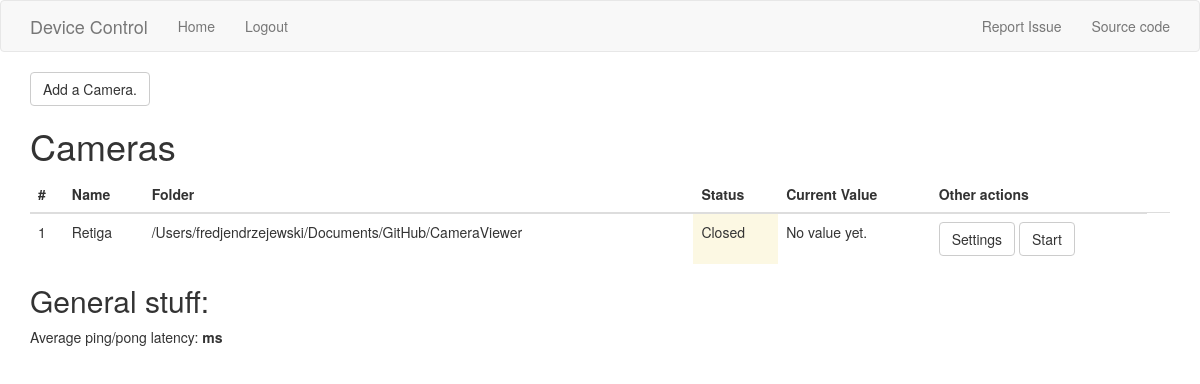
The app's page /index (signed in) with its own data.
### app/cameracontrol/models.py (models this page shows, shortened)
class Camera(db.Model):
    id = db.Column(db.Integer, primary_key=True);
    thread_id = db.Column(db.Integer, unique=True);
    switch = db.Column(db.Boolean)
    name = db.Column(db.String(64))
    ard_str = db.Column(db.String(120))
    folder = db.Column(db.String(240))
    xMin = db.Column(db.Integer)
    xMax = db.Column(db.Integer)
    yMin = db.Column(db.Integer)
    yMax = db.Column(db.Integer)
    def is_open(self):
        for thread in workers:
            if thread.ident == self.thread_id:
                self.switch = thread.is_alive();
                db.session.commit();
                return self.switch;
        self.switch = False;
        db.session.commit();
        return self.switch;
    def label(self):
        return 'read_camera' + str(self.id);

### app/main/routes.py (the view)
@bp.route('/')
@bp.route('/index', methods=['GET', 'POST'])
def index():
    cams = Camera.query.all();
    n_cameras = len(cams);
    return render_template('index.html', n_cameras = n_cameras, cameras = cams);

### app/main/models.py (called while the page is built)
@login.user_loader
def load_user(id):
    return User.query.get(int(id))

### app/main/templates/index.html (shortened to what this page needs)
{% extends "base.html" %}
{% import 'bootstrap/wtf.html' as wtf %}
{% block app_content %}
<a class="btn btn-default" id="add_camera" href="{{url_for('cameracontrol.add_camera')}}"> Add a Camera.</a>
{% if n_cameras %}
<h1> Cameras</h1>
<table class="table table-hover" id ="arduino overview">
  <thead>
  <tr>
    <th scope="col">#</th>
    <th scope="col">Name</th>
    <th scope="col">Folder</th>
    <th scope="col">Status</th>
    <th scope="col">Current Value</th>
    <th scope="col">Other actions </th>
  </tr>
  </thead>
  <tbody>
    {% for ard in cameras %}
    <tr>
      <td>{{ ard.id }}</td>
      <td>{{ ard.name }}</td>
      <td>{{ ard.folder }}</td>
      {% if ard.is_open() %}
      <td class="bg-success">Open</td>
      {% else %}
      <td class="bg-warning">Closed</td>
      {% endif %}
      <td id ='{{ ard.label() }}'>No value yet.</td>
      <td>
        <a class='btn btn-default' target="_blank" href="{{url_for('cameracontrol.change_camera', ard_nr = ard.id)}}">Settings</a>
        {% if ard.is_open() %}
        <a class='btn btn-default' target="_blank" href="{{url_for('cameracontrol.camera_details', ard_nr = ard.id)}}">Log</a>
        {% else %}
        <a class='btn btn-default' href="{{url_for('cameracontrol.start_camera', ard_nr = ard.id)}}">Start</a>
        {% endif %}
      <td>
    </tr>
    {% endfor %}
 </tbody>
</table>
{% endif %}
<h2>General stuff:</h2>
<p>Average ping/pong latency: <b>ms</b></p>
{% endblock %}

### records on screen
Camera: id "1", name "Retiga", folder "/Users/fredjendrzejewski/Documents/GitHub/CameraViewer", switch "Closed"
